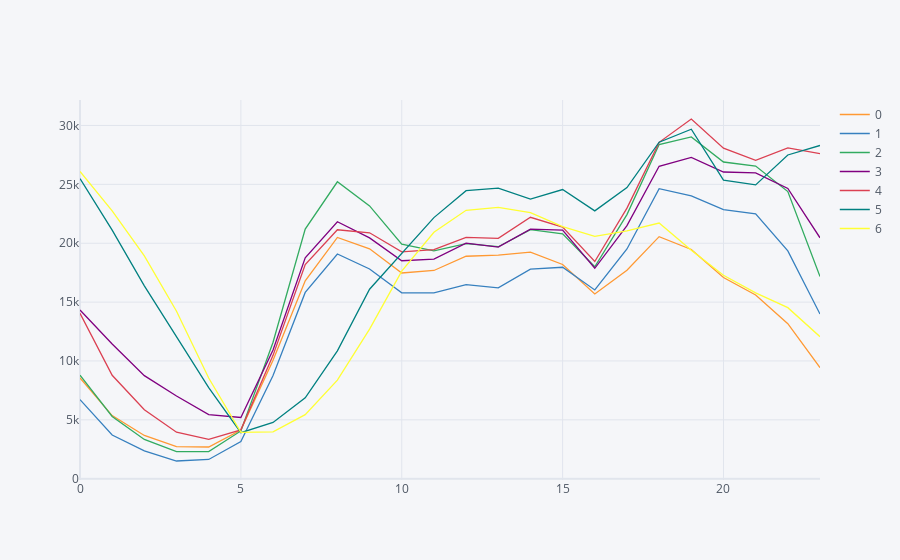

The notebook cell this image was saved under:
### Code cell
df.groupby(['hour', 'weekday'])['cnt'].mean().unstack().iplot()
#df[['cnt', 'hour', 'weekday']].pivot_table('cnt', index='hour', columns='weekday', aggfunc='mean').iplot(kind='scatter')

### Figure 1 — Plotly figure (JSON) as saved in the notebook; plotly's stock layout.template omitted (floating-point values rounded to 4 significant figures)
{"data": [{"line": {"color": "rgba(255, 153, 51, 1.0)", "dash": "solid", "shape": "linear", "width": 1.3}, "mode": "lines", "name": "0", "text": "", "type": "scatter", "x": [0, 1, 2, 3, 4, 5, 6, 7, 8, 9, 10, 11, 12, 13, 14, 15, 16, 17, 18, 19, 20, 21, 22, 23], "y": [8553.0, 5360.0, 3675.0, 2730, 2691.0, 4134.0, 10070.0, 16810.0, 20490.0, 19520.0, 17472, 17690.0, 18900.0, 18992, 19240.0, 18196, 15690.0, 17700.0, 20559, 19470.0, 17094, 15600.0, 13170.0, 9427]}, {"line": {"color": "rgba(55, 128, 191, 1.0)", "dash": "solid", "shape": "linear", "width": 1.3}, "mode": "lines", "name": "1", "text": "", "type": "scatter", "x": [0, 1, 2, 3, 4, 5, 6, 7, 8, 9, 10, 11, 12, 13, 14, 15, 16, 17, 18, 19, 20, 21, 22, 23], "y": [6719.0, 3707, 2362.0, 1504, 1634.0, 3159, 8757.0, 15820.0, 19090.0, 17820.0, 15790.0, 15790.0, 16490.0, 16210.0, 17799, 17960.0, 16034, 19510.0, 24640.0, 24012, 22860.0, 22500.0, 19352, 13983]}, {"line": {"color": "rgba(50, 171, 96, 1.0)", "dash": "solid", "shape": "linear", "width": 1.3}, "mode": "lines", "name": "2", "text": "", "type": "scatter", "x": [0, 1, 2, 3, 4, 5, 6, 7, 8, 9, 10, 11, 12, 13, 14, 15, 16, 17, 18, 19, 20, 21, 22, 23], "y": [8787, 5283.0, 3338.0, 2307, 2297.0, 4058.0, 11587, 21200.0, 25219, 23170.0, 19930.0, 19350.0, 19970.0, 19710.0, 21160.0, 20800.0, 18000.0, 22430.0, 28380.0, 29020.0, 26900.0, 26550.0, 24380.0, 17170.0]}, {"line": {"color": "rgba(128, 0, 128, 1.0)", "dash": "solid", "shape": "linear", "width": 1.3}, "mode": "lines", "name": "3", "text": "", "type": "scatter", "x": [0, 1, 2, 3, 4, 5, 6, 7, 8, 9, 10, 11, 12, 13, 14, 15, 16, 17, 18, 19, 20, 21, 22, 23], "y": [14330.0, 11440.0, 8754.0, 7030.0, 5445.0, 5198.0, 10925, 18754, 21822, 20450.0, 18513, 18660.0, 20010.0, 19670.0, 21190.0, 21120.0, 17873, 21490.0, 26537, 27290.0, 26050.0, 25970.0, 24650.0, 20464]}, {"line": {"color": "rgba(219, 64, 82, 1.0)", "dash": "solid", "shape": "linear", "width": 1.3}, "mode": "lines", "name": "4", "text": "", "type": "scatter", "x": [0, 1, 2, 3, 4, 5, 6, 7, 8, 9, 10, 11, 12, 13, 14, 15, 16, 17, 18, 19, 20, 21, 22, 23], "y": [14050.0, 8786.0, 5857.0, 3949.0, 3342.0, 4150, 10476, 18190.0, 21140.0, 20890.0, 19260.0, 19460.0, 20500.0, 20420.0, 22210.0, 21370.0, 18450.0, 22980.0, 28569, 30550.0, 28076, 27040.0, 28099, 27606]}, {"line": {"color": "rgba(0, 128, 128, 1.0)", "dash": "solid", "shape": "linear", "width": 1.3}, "mode": "lines", "name": "5", "text": "", "type": "scatter", "x": [0, 1, 2, 3, 4, 5, 6, 7, 8, 9, 10, 11, 12, 13, 14, 15, 16, 17, 18, 19, 20, 21, 22, 23], "y": [25490.0, 21120.0, 16382, 12112, 7730.0, 3912.0, 4776.0, 6867.0, 10860.0, 16090.0, 19140.0, 22180.0, 24460.0, 24672, 23750.0, 24560.0, 22746, 24730.0, 28580.0, 29680.0, 25360, 24950.0, 27500.0, 28303]}, {"line": {"color": "rgba(255, 255, 51, 1.0)", "dash": "solid", "shape": "linear", "width": 1.3}, "mode": "lines", "name": "6", "text": "", "type": "scatter", "x": [0, 1, 2, 3, 4, 5, 6, 7, 8, 9, 10, 11, 12, 13, 14, 15, 16, 17, 18, 19, 20, 21, 22, 23], "y": [26099, 22750.0, 18918, 14230.0, 8549.0, 3933.0, 3984.0, 5437, 8368.0, 12710.0, 17620.0, 20930.0, 22797, 23040.0, 22600.0, 21411, 20581, 21050.0, 21710.0, 19400.0, 17280.0, 15779, 14530.0, 12060.0]}], "layout": {"legend": {"bgcolor": "#F5F6F9", "font": {"color": "#4D5663"}}, "paper_bgcolor": "#F5F6F9", "plot_bgcolor": "#F5F6F9", "title": {"font": {"color": "#4D5663"}}, "xaxis": {"gridcolor": "#E1E5ED", "showgrid": true, "tickfont": {"color": "#4D5663"}, "title": {"font": {"color": "#4D5663"}, "text": ""}, "zerolinecolor": "#E1E5ED"}, "yaxis": {"gridcolor": "#E1E5ED", "showgrid": true, "tickfont": {"color": "#4D5663"}, "title": {"font": {"color": "#4D5663"}, "text": ""}, "zerolinecolor": "#E1E5ED"}}}
